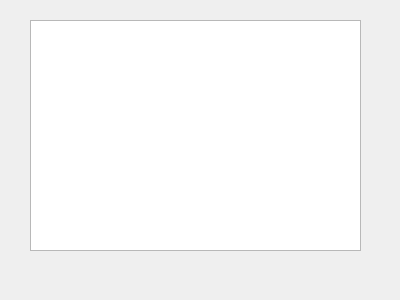
<?xml version="1.0" encoding="UTF-8"?>
<ui version="4.0">
 <class>MPEmployeeList</class>
 <widget class="QDialog" name="MPEmployeeList">
  <property name="geometry">
   <rect>
    <x>0</x>
    <y>0</y>
    <width>400</width>
    <height>300</height>
   </rect>
  </property>
  <property name="windowTitle">
   <string>Dialog</string>
  </property>
  <widget class="QListWidget" name="listWidgetMP">
   <property name="geometry">
    <rect>
     <x>30</x>
     <y>20</y>
     <width>331</width>
     <height>231</height>
    </rect>
   </property>
  </widget>
 </widget>
 <resources/>
 <connections/>
</ui>
